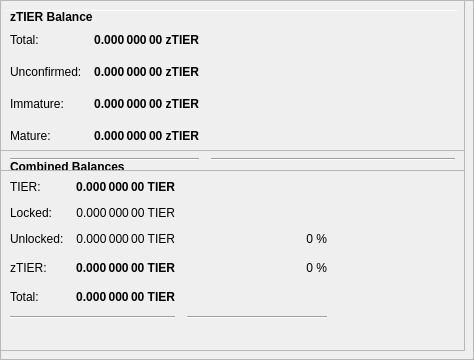
        <widget class="QFrame" name="frameObfuscation">
         <property name="minimumSize">
          <size>
           <width>0</width>
           <height>350</height>
          </size>
         </property>
         <property name="layoutDirection">
          <enum>Qt::LeftToRight</enum>
         </property>
         <property name="frameShape">
          <enum>QFrame::StyledPanel</enum>
         </property>
         <property name="frameShadow">
          <enum>QFrame::Raised</enum>
         </property>
         <widget class="QPushButton" name="runAutoDenom">
          <property name="geometry">
           <rect>
            <x>251</x>
            <y>17</y>
            <width>1</width>
            <height>1</height>
           </rect>
          </property>
          <property name="palette">
           <palette>
            <active>
             <colorrole role="WindowText">
              <brush brushstyle="SolidPattern">
               <color alpha="255">
                <red>0</red>
                <green>0</green>
                <blue>0</blue>
               </color>
              </brush>
             </colorrole>
             <colorrole role="Button">
              <brush brushstyle="SolidPattern">
               <color alpha="255">
                <red>239</red>
                <green>238</green>
                <blue>238</blue>
               </color>
              </brush>
             </colorrole>
             <colorrole role="Light">
              <brush brushstyle="SolidPattern">
               <color alpha="255">
                <red>255</red>
                <green>255</green>
                <blue>255</blue>
               </color>
              </brush>
             </colorrole>
             <colorrole role="Midlight">
              <brush brushstyle="SolidPattern">
               <color alpha="255">
                <red>247</red>
                <green>246</green>
                <blue>246</blue>
               </color>
              </brush>
             </colorrole>
             <colorrole role="Dark">
              <brush brushstyle="SolidPattern">
               <color alpha="255">
                <red>119</red>
                <green>119</green>
                <blue>119</blue>
               </color>
              </brush>
             </colorrole>
             <colorrole role="Mid">
              <brush brushstyle="SolidPattern">
               <color alpha="255">
                <red>159</red>
                <green>159</green>
                <blue>159</blue>
               </color>
              </brush>
             </colorrole>
             <colorrole role="Text">
              <brush brushstyle="SolidPattern">
               <color alpha="255">
                <red>0</red>
                <green>0</green>
                <blue>0</blue>
               </color>
              </brush>
             </colorrole>
             <colorrole role="BrightText">
              <brush brushstyle="SolidPattern">
               <color alpha="255">
                <red>255</red>
                <green>255</green>
                <blue>255</blue>
               </color>
              </brush>
             </colorrole>
             <colorrole role="ButtonText">
              <brush brushstyle="SolidPattern">
               <color alpha="255">
                <red>0</red>
                <green>0</green>
                <blue>0</blue>
               </color>
              </brush>
             </colorrole>
             <colorrole role="Base">
              <brush brushstyle="SolidPattern">
               <color alpha="255">
                <red>255</red>
                <green>255</green>
                <blue>255</blue>
               </color>
              </brush>
             </colorrole>
             <colorrole role="Window">
              <brush brushstyle="SolidPattern">
               <color alpha="255">
                <red>239</red>
                <green>238</green>
                <blue>238</blue>
               </color>
              </brush>
             </colorrole>
             <colorrole role="Shadow">
              <brush brushstyle="SolidPattern">
               <color alpha="255">
                <red>0</red>
                <green>0</green>
                <blue>0</blue>
               </color>
              </brush>
             </colorrole>
             <colorrole role="AlternateBase">
              <brush brushstyle="SolidPattern">
               <color alpha="255">
                <red>247</red>
                <green>246</green>
                <blue>246</blue>
               </color>
              </brush>
             </colorrole>
             <colorrole role="ToolTipBase">
              <brush brushstyle="SolidPattern">
               <color alpha="255">
                <red>255</red>
                <green>255</green>
                <blue>220</blue>
               </color>
              </brush>
             </colorrole>
             <colorrole role="ToolTipText">
              <brush brushstyle="SolidPattern">
               <color alpha="255">
                <red>0</red>
                <green>0</green>
                <blue>0</blue>
               </color>
              </brush>
             </colorrole>
            </active>
            <inactive>
             <colorrole role="WindowText">
              <brush brushstyle="SolidPattern">
               <color alpha="255">
                <red>0</red>
                <green>0</green>
                <blue>0</blue>
               </color>
              </brush>
             </colorrole>
             <colorrole role="Button">
              <brush brushstyle="SolidPattern">
               <color alpha="255">
                <red>239</red>
                <green>238</green>
                <blue>238</blue>
               </color>
              </brush>
             </colorrole>
             <colorrole role="Light">
              <brush brushstyle="SolidPattern">
               <color alpha="255">
                <red>255</red>
                <green>255</green>
                <blue>255</blue>
               </color>
              </brush>
             </colorrole>
             <colorrole role="Midlight">
              <brush brushstyle="SolidPattern">
               <color alpha="255">
                <red>247</red>
                <green>246</green>
                <blue>246</blue>
               </color>
              </brush>
             </colorrole>
             <colorrole role="Dark">
              <brush brushstyle="SolidPattern">
               <color alpha="255">
                <red>119</red>
                <green>119</green>
                <blue>119</blue>
               </color>
              </brush>
             </colorrole>
             <colorrole role="Mid">
              <brush brushstyle="SolidPattern">
               <color alpha="255">
                <red>159</red>
                <green>159</green>
                <blue>159</blue>
               </color>
              </brush>
             </colorrole>
             <colorrole role="Text">
              <brush brushstyle="SolidPattern">
               <color alpha="255">
                <red>0</red>
                <green>0</green>
                <blue>0</blue>
               </color>
              </brush>
             </colorrole>
             <colorrole role="BrightText">
              <brush brushstyle="SolidPattern">
               <color alpha="255">
                <red>255</red>
                <green>255</green>
                <blue>255</blue>
               </color>
              </brush>
             </colorrole>
             <colorrole role="ButtonText">
              <brush brushstyle="SolidPattern">
               <color alpha="255">
                <red>0</red>
                <green>0</green>
                <blue>0</blue>
               </color>
              </brush>
             </colorrole>
             <colorrole role="Base">
              <brush brushstyle="SolidPattern">
               <color alpha="255">
                <red>255</red>
                <green>255</green>
                <blue>255</blue>
               </color>
              </brush>
             </colorrole>
             <colorrole role="Window">
              <brush brushstyle="SolidPattern">
               <color alpha="255">
                <red>239</red>
                <green>238</green>
                <blue>238</blue>
               </color>
              </brush>
             </colorrole>
             <colorrole role="Shadow">
              <brush brushstyle="SolidPattern">
               <color alpha="255">
                <red>0</red>
                <green>0</green>
                <blue>0</blue>
               </color>
              </brush>
             </colorrole>
             <colorrole role="AlternateBase">
              <brush brushstyle="SolidPattern">
               <color alpha="255">
                <red>247</red>
                <green>246</green>
                <blue>246</blue>
               </color>
              </brush>
             </colorrole>
             <colorrole role="ToolTipBase">
              <brush brushstyle="SolidPattern">
               <color alpha="255">
                <red>255</red>
                <green>255</green>
                <blue>220</blue>
               </color>
              </brush>
             </colorrole>
             <colorrole role="ToolTipText">
              <brush brushstyle="SolidPattern">
               <color alpha="255">
                <red>0</red>
                <green>0</green>
                <blue>0</blue>
               </color>
              </brush>
             </colorrole>
            </inactive>
            <disabled>
             <colorrole role="WindowText">
              <brush brushstyle="SolidPattern">
               <color alpha="255">
                <red>119</red>
                <green>119</green>
                <blue>119</blue>
               </color>
              </brush>
             </colorrole>
             <colorrole role="Button">
              <brush brushstyle="SolidPattern">
               <color alpha="255">
                <red>239</red>
                <green>238</green>
                <blue>238</blue>
               </color>
              </brush>
             </colorrole>
             <colorrole role="Light">
              <brush brushstyle="SolidPattern">
               <color alpha="255">
                <red>255</red>
                <green>255</green>
                <blue>255</blue>
               </color>
              </brush>
             </colorrole>
             <colorrole role="Midlight">
              <brush brushstyle="SolidPattern">
               <color alpha="255">
                <red>247</red>
                <green>246</green>
                <blue>246</blue>
               </color>
              </brush>
             </colorrole>
             <colorrole role="Dark">
              <brush brushstyle="SolidPattern">
               <color alpha="255">
                <red>119</red>
                <green>119</green>
                <blue>119</blue>
               </color>
              </brush>
             </colorrole>
             <colorrole role="Mid">
              <brush brushstyle="SolidPattern">
               <color alpha="255">
                <red>159</red>
                <green>159</green>
                <blue>159</blue>
               </color>
              </brush>
             </colorrole>
             <colorrole role="Text">
              <brush brushstyle="SolidPattern">
               <color alpha="255">
                <red>119</red>
                <green>119</green>
                <blue>119</blue>
               </color>
              </brush>
             </colorrole>
             <colorrole role="BrightText">
              <brush brushstyle="SolidPattern">
               <color alpha="255">
                <red>255</red>
                <green>255</green>
                <blue>255</blue>
               </color>
              </brush>
             </colorrole>
             <colorrole role="ButtonText">
              <brush brushstyle="SolidPattern">
               <color alpha="255">
                <red>119</red>
                <green>119</green>
                <blue>119</blue>
               </color>
              </brush>
             </colorrole>
             <colorrole role="Base">
              <brush brushstyle="SolidPattern">
               <color alpha="255">
                <red>239</red>
                <green>238</green>
                <blue>238</blue>
               </color>
              </brush>
             </colorrole>
             <colorrole role="Window">
              <brush brushstyle="SolidPattern">
               <color alpha="255">
                <red>239</red>
                <green>238</green>
                <blue>238</blue>
               </color>
              </brush>
             </colorrole>
             <colorrole role="Shadow">
              <brush brushstyle="SolidPattern">
               <color alpha="255">
                <red>0</red>
                <green>0</green>
                <blue>0</blue>
               </color>
              </brush>
             </colorrole>
             <colorrole role="AlternateBase">
              <brush brushstyle="SolidPattern">
               <color alpha="255">
                <red>239</red>
                <green>238</green>
                <blue>238</blue>
               </color>
              </brush>
             </colorrole>
             <colorrole role="ToolTipBase">
              <brush brushstyle="SolidPattern">
               <color alpha="255">
                <red>255</red>
                <green>255</green>
                <blue>220</blue>
               </color>
              </brush>
             </colorrole>
             <colorrole role="ToolTipText">
              <brush brushstyle="SolidPattern">
               <color alpha="255">
                <red>0</red>
                <green>0</green>
                <blue>0</blue>
               </color>
              </brush>
             </colorrole>
            </disabled>
           </palette>
          </property>
          <property name="focusPolicy">
           <enum>Qt::NoFocus</enum>
          </property>
          <property name="autoFillBackground">
           <bool>true</bool>
          </property>
          <property name="text">
           <string/>
          </property>
          <property name="flat">
           <bool>true</bool>
          </property>
         </widget>
         <widget class="Line" name="line">
          <property name="geometry">
           <rect>
            <x>7</x>
            <y>10</y>
            <width>451</width>
            <height>1</height>
           </rect>
          </property>
          <property name="orientation">
           <enum>Qt::Horizontal</enum>
          </property>
         </widget>
         <widget class="QFrame" name="frame_3">
          <property name="geometry">
           <rect>
            <x>0</x>
            <y>150</y>
            <width>465</width>
            <height>201</height>
           </rect>
          </property>
          <property name="frameShape">
           <enum>QFrame::StyledPanel</enum>
          </property>
          <property name="frameShadow">
           <enum>QFrame::Raised</enum>
          </property>
          <layout class="QVBoxLayout" name="verticalLayout_5">
           <item>
            <layout class="QHBoxLayout" name="horizontalLayout_5" stretch="0">
             <item>
              <widget class="QLabel" name="label_5z">
               <property name="maximumSize">
                <size>
                 <width>16777215</width>
                 <height>20</height>
                </size>
               </property>
               <property name="font">
                <font>
                 <weight>75</weight>
                 <bold>true</bold>
                </font>
               </property>
               <property name="toolTip">
                <string>Combined Balances (including unconfirmed and immature coins)</string>
               </property>
               <property name="text">
                <string>&lt;html&gt;&lt;head/&gt;&lt;body&gt;&lt;p&gt;Combined Balances&lt;/p&gt;&lt;/body&gt;&lt;/html&gt;</string>
               </property>
              </widget>
             </item>
            </layout>
           </item>
           <item>
            <layout class="QGridLayout" name="gridLayout_3">
             <property name="spacing">
              <number>12</number>
             </property>
             <item row="7" column="0" colspan="2">
              <widget class="Line" name="lineSpendableBalance_3">
               <property name="orientation">
                <enum>Qt::Horizontal</enum>
               </property>
              </widget>
             </item>
             <item row="7" column="2">
              <widget class="Line" name="lineWatchBalance_3">
               <property name="sizePolicy">
                <sizepolicy hsizetype="Preferred" vsizetype="Fixed">
                 <horstretch>0</horstretch>
                 <verstretch>0</verstretch>
                </sizepolicy>
               </property>
               <property name="minimumSize">
                <size>
                 <width>140</width>
                 <height>0</height>
                </size>
               </property>
               <property name="orientation">
                <enum>Qt::Horizontal</enum>
               </property>
              </widget>
             </item>
             <item row="4" column="1">
              <widget class="QLabel" name="labelzBalancez">
               <property name="font">
                <font>
                 <weight>75</weight>
                 <bold>true</bold>
                </font>
               </property>
               <property name="cursor">
                <cursorShape>IBeamCursor</cursorShape>
               </property>
               <property name="toolTip">
                <string>Total of transactions that have yet to be confirmed, and do not yet count toward the spendable balance</string>
               </property>
               <property name="text">
                <string notr="true">0.000 000 00 TIER</string>
               </property>
               <property name="alignment">
                <set>Qt::AlignRight|Qt::AlignTrailing|Qt::AlignVCenter</set>
               </property>
               <property name="textInteractionFlags">
                <set>Qt::LinksAccessibleByMouse|Qt::TextSelectableByKeyboard|Qt::TextSelectableByMouse</set>
               </property>
              </widget>
             </item>
             <item row="6" column="1">
              <widget class="QLabel" name="labelTotalz">
               <property name="font">
                <font>
                 <weight>75</weight>
                 <bold>true</bold>
                </font>
               </property>
               <property name="cursor">
                <cursorShape>IBeamCursor</cursorShape>
               </property>
               <property name="toolTip">
                <string>Total Balance, including unconfirmed and immature coins.</string>
               </property>
               <property name="text">
                <string notr="true">0.000 000 00 TIER</string>
               </property>
               <property name="alignment">
                <set>Qt::AlignRight|Qt::AlignTrailing|Qt::AlignVCenter</set>
               </property>
               <property name="textInteractionFlags">
                <set>Qt::LinksAccessibleByMouse|Qt::TextSelectableByKeyboard|Qt::TextSelectableByMouse</set>
               </property>
              </widget>
             </item>
             <item row="4" column="3">
              <spacer name="horizontalSpacer_6">
               <property name="orientation">
                <enum>Qt::Horizontal</enum>
               </property>
               <property name="sizeHint" stdset="0">
                <size>
                 <width>40</width>
                 <height>20</height>
                </size>
               </property>
              </spacer>
             </item>
             <item row="6" column="0">
              <widget class="QLabel" name="labelTotalTextz">
               <property name="text">
                <string>Total:</string>
               </property>
              </widget>
             </item>
             <item row="1" column="0">
              <widget class="QLabel" name="labelBalanceTextz">
               <property name="text">
                <string>TIER:</string>
               </property>
              </widget>
             </item>
             <item row="1" column="1">
              <widget class="QLabel" name="labelBalancez">
               <property name="font">
                <font>
                 <weight>75</weight>
                 <bold>true</bold>
                </font>
               </property>
               <property name="cursor">
                <cursorShape>IBeamCursor</cursorShape>
               </property>
               <property name="toolTip">
                <string>Your current spendable balance</string>
               </property>
               <property name="text">
                <string notr="true">0.000 000 00 TIER</string>
               </property>
               <property name="alignment">
                <set>Qt::AlignRight|Qt::AlignTrailing|Qt::AlignVCenter</set>
               </property>
               <property name="textInteractionFlags">
                <set>Qt::LinksAccessibleByMouse|Qt::TextSelectableByKeyboard|Qt::TextSelectableByMouse</set>
               </property>
              </widget>
             </item>
             <item row="4" column="0">
              <widget class="QLabel" name="labelzBalanceTextz">
               <property name="toolTip">
                <string/>
               </property>
               <property name="text">
                <string>zTIER:</string>
               </property>
              </widget>
             </item>
             <item row="4" column="2">
              <widget class="QLabel" name="labelzTIERPercent">
               <property name="toolTip">
                <string>Current percentage of zTIER.
If AutoMint is enabled this percentage will settle around the configured AutoMint percentage (default = 10%)</string>
               </property>
               <property name="text">
                <string>0 %</string>
               </property>
               <property name="alignment">
                <set>Qt::AlignRight|Qt::AlignTrailing|Qt::AlignVCenter</set>
               </property>
              </widget>
             </item>
             <item row="6" column="2">
              <widget class="QLabel" name="label100Percent">
               <property name="text">
                <string/>
               </property>
               <property name="alignment">
                <set>Qt::AlignRight|Qt::AlignTrailing|Qt::AlignVCenter</set>
               </property>
              </widget>
             </item>
             <item row="2" column="1">
              <widget class="QLabel" name="labelLockedBalance">
               <property name="toolTip">
                <string>Locked TIER or Masternode collaterals. These are excluded from zTIER minting.</string>
               </property>
               <property name="text">
                <string>0.000 000 00 TIER</string>
               </property>
               <property name="alignment">
                <set>Qt::AlignRight|Qt::AlignTrailing|Qt::AlignVCenter</set>
               </property>
              </widget>
             </item>
             <item row="2" column="0">
              <widget class="QLabel" name="labelLockedBalanceText">
               <property name="toolTip">
                <string>Locked TIER or Masternode collaterals. These are excluded from zTIER minting.</string>
               </property>
               <property name="text">
                <string>Locked:</string>
               </property>
              </widget>
             </item>
             <item row="3" column="0">
              <widget class="QLabel" name="labelUnLockedBalanceText">
               <property name="toolTip">
                <string>Unlocked TIERs. These can be used for zTIER minting.</string>
               </property>
               <property name="text">
                <string>Unlocked:</string>
               </property>
              </widget>
             </item>
             <item row="3" column="1">
              <widget class="QLabel" name="labelUnLockedBalance">
               <property name="toolTip">
                <string>Unlocked TIERs. These can be used for zTIER minting.</string>
               </property>
               <property name="text">
                <string>0.000 000 00 TIER</string>
               </property>
               <property name="alignment">
                <set>Qt::AlignRight|Qt::AlignTrailing|Qt::AlignVCenter</set>
               </property>
              </widget>
             </item>
             <item row="3" column="2">
              <widget class="QLabel" name="labelTIERPercent">
               <property name="text">
                <string>0 %</string>
               </property>
               <property name="alignment">
                <set>Qt::AlignRight|Qt::AlignTrailing|Qt::AlignVCenter</set>
               </property>
              </widget>
             </item>
            </layout>
           </item>
           <item>
            <spacer name="verticalSpacer">
             <property name="orientation">
              <enum>Qt::Vertical</enum>
             </property>
             <property name="sizeHint" stdset="0">
              <size>
               <width>20</width>
               <height>40</height>
              </size>
             </property>
            </spacer>
           </item>
          </layout>
         </widget>
         <widget class="QFrame" name="frame_4">
          <property name="geometry">
           <rect>
            <x>0</x>
            <y>0</y>
            <width>465</width>
            <height>171</height>
           </rect>
          </property>
          <property name="frameShape">
           <enum>QFrame::StyledPanel</enum>
          </property>
          <property name="frameShadow">
           <enum>QFrame::Raised</enum>
          </property>
          <layout class="QVBoxLayout" name="verticalLayout_7">
           <item>
            <layout class="QHBoxLayout" name="horizontalLayout_8" stretch="0">
             <item>
              <widget class="QLabel" name="label_5z_3">
               <property name="maximumSize">
                <size>
                 <width>16777215</width>
                 <height>20</height>
                </size>
               </property>
               <property name="font">
                <font>
                 <weight>75</weight>
                 <bold>true</bold>
                </font>
               </property>
               <property name="text">
                <string>zTIER Balance</string>
               </property>
              </widget>
             </item>
            </layout>
           </item>
           <item>
            <layout class="QGridLayout" name="gridLayout_5">
             <property name="spacing">
              <number>12</number>
             </property>
             <item row="4" column="0">
              <widget class="QLabel" name="labelzBalanceMatureText">
               <property name="toolTip">
                <string>Mature: more than 20 confirmation and more than 1 mints of the same denomination after it was minted.
These zTIER are spendable.</string>
               </property>
               <property name="text">
                <string>Mature:</string>
               </property>
              </widget>
             </item>
             <item row="5" column="0" colspan="2">
              <widget class="Line" name="lineSpendableBalance_5">
               <property name="orientation">
                <enum>Qt::Horizontal</enum>
               </property>
              </widget>
             </item>
             <item row="1" column="1">
              <widget class="QLabel" name="labelzBalance">
               <property name="font">
                <font>
                 <weight>75</weight>
                 <bold>true</bold>
                </font>
               </property>
               <property name="cursor">
                <cursorShape>IBeamCursor</cursorShape>
               </property>
               <property name="toolTip">
                <string>All available zTIER, unconfirmed and immature zTIER included.</string>
               </property>
               <property name="text">
                <string notr="true">0.000 000 00 zTIER</string>
               </property>
               <property name="alignment">
                <set>Qt::AlignRight|Qt::AlignTrailing|Qt::AlignVCenter</set>
               </property>
               <property name="textInteractionFlags">
                <set>Qt::LinksAccessibleByMouse|Qt::TextSelectableByKeyboard|Qt::TextSelectableByMouse</set>
               </property>
              </widget>
             </item>
             <item row="5" column="2">
              <widget class="Line" name="lineWatchBalance_5">
               <property name="sizePolicy">
                <sizepolicy hsizetype="Preferred" vsizetype="Fixed">
                 <horstretch>0</horstretch>
                 <verstretch>0</verstretch>
                </sizepolicy>
               </property>
               <property name="minimumSize">
                <size>
                 <width>140</width>
                 <height>0</height>
                </size>
               </property>
               <property name="orientation">
                <enum>Qt::Horizontal</enum>
               </property>
              </widget>
             </item>
             <item row="1" column="0">
              <widget class="QLabel" name="labelzBalanceText">
               <property name="toolTip">
                <string>All available zTIER, unconfirmed and immature zTIER included.</string>
               </property>
               <property name="text">
                <string>Total:</string>
               </property>
              </widget>
             </item>
             <item row="1" column="2">
              <spacer name="horizontalSpacer_8">
               <property name="orientation">
                <enum>Qt::Horizontal</enum>
               </property>
               <property name="sizeHint" stdset="0">
                <size>
                 <width>40</width>
                 <height>20</height>
                </size>
               </property>
              </spacer>
             </item>
             <item row="4" column="2">
              <spacer name="horizontalSpacer_4">
               <property name="orientation">
                <enum>Qt::Horizontal</enum>
               </property>
               <property name="sizeHint" stdset="0">
                <size>
                 <width>40</width>
                 <height>20</height>
                </size>
               </property>
              </spacer>
             </item>
             <item row="4" column="1">
              <widget class="QLabel" name="labelzBalanceMature">
               <property name="font">
                <font>
                 <weight>75</weight>
                 <bold>true</bold>
                </font>
               </property>
               <property name="toolTip">
                <string>Mature: more than 20 confirmation and more than 1 mints of the same denomination after it was minted.
These zTIER are spendable.</string>
               </property>
               <property name="text">
                <string>0.000 000 00 zTIER</string>
               </property>
               <property name="alignment">
                <set>Qt::AlignRight|Qt::AlignTrailing|Qt::AlignVCenter</set>
               </property>
              </widget>
             </item>
             <item row="2" column="0">
              <widget class="QLabel" name="labelzBalanceUnconfirmedText">
               <property name="toolTip">
                <string>Unconfirmed: less than 20 confirmations
Immature: confirmed, but less than 1 mints of the same denomination after it was minted</string>
               </property>
               <property name="text">
                <string>Unconfirmed:</string>
               </property>
              </widget>
             </item>
             <item row="2" column="1">
              <widget class="QLabel" name="labelzBalanceUnconfirmed">
               <property name="font">
                <font>
                 <weight>75</weight>
                 <bold>true</bold>
                </font>
               </property>
               <property name="toolTip">
                <string>Unconfirmed: less than 20 confirmations
Immature: confirmed, but less than 1 mints of the same denomination after it was minted</string>
               </property>
               <property name="text">
                <string>0.000 000 00 zTIER</string>
               </property>
               <property name="alignment">
                <set>Qt::AlignRight|Qt::AlignTrailing|Qt::AlignVCenter</set>
               </property>
              </widget>
             </item>
             <item row="2" column="2">
              <spacer name="horizontalSpacer_5">
               <property name="orientation">
                <enum>Qt::Horizontal</enum>
               </property>
               <property name="sizeHint" stdset="0">
                <size>
                 <width>40</width>
                 <height>20</height>
                </size>
               </property>
              </spacer>
             </item>
             <item row="3" column="0">
              <widget class="QLabel" name="labelzBalanceImmatureText">
               <property name="toolTip">
                <string>Unconfirmed: less than 20 confirmations
Immature: confirmed, but less than 1 mints of the same denomination after it was minted</string>
               </property>
               <property name="text">
                <string>Immature:</string>
               </property>
              </widget>
             </item>
             <item row="3" column="1">
              <widget class="QLabel" name="labelzBalanceImmature">
               <property name="font">
                <font>
                 <weight>75</weight>
                 <bold>true</bold>
                </font>
               </property>
               <property name="toolTip">
                <string>Unconfirmed: less than 20 confirmations
Immature: confirmed, but less than 1 mints of the same denomination after it was minted</string>
               </property>
               <property name="text">
                <string>0.000 000 00 zTIER</string>
               </property>
               <property name="alignment">
                <set>Qt::AlignRight|Qt::AlignTrailing|Qt::AlignVCenter</set>
               </property>
              </widget>
             </item>
             <item row="3" column="2">
              <spacer name="horizontalSpacer_7">
               <property name="orientation">
                <enum>Qt::Horizontal</enum>
               </property>
               <property name="sizeHint" stdset="0">
                <size>
                 <width>40</width>
                 <height>20</height>
                </size>
               </property>
              </spacer>
             </item>
            </layout>
           </item>
          </layout>
         </widget>
        </widget>
